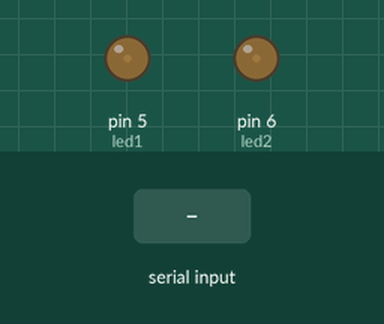
Bench run of a sketch on a simulated Arduino Uno, built with avr-gcc and run on an emulated ATmega328P. On the bench: output pins drawn as LEDs (lit = HIGH). Inputs (shaded band) come from the test bench.

Above: at 1.2 s.
1.3 s: "1" received over Serial
At 2.0 s:
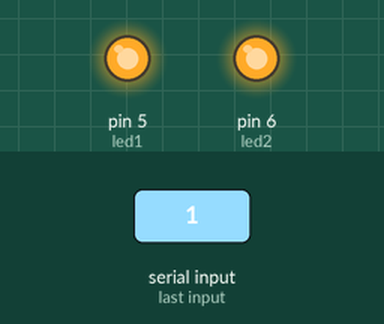
Timing chart, 0 to 4.3 s (numbered marks = the images above; inputs shaded):
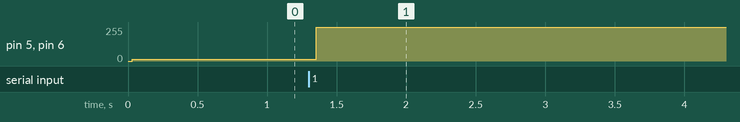

The sketch:

LED_Fade.ino
```cpp
int led1 = 5;           // the PWM pin the LED is attached to
int led2 = 6;
int brightness = 0;    // how bright the LED is
int fadeAmount = 5;    // how many points to fade the LED by

unsigned char rx[1];

int incoming = 0;

void setup() {
  Serial.begin(115200);
  pinMode(led1, OUTPUT);
  pinMode(led2, OUTPUT);
}

void loop() {
  if (Serial.available()) {
    while (Serial.available()) {
      delay(3);
      //Serial.readBytes(rx, sizeof(unsigned char));
      incoming = Serial.read();
    }
  }

  delay(30);

  //Serial.println((char)*rx);

  if(incoming){
    analogWrite(led1, 255);
    analogWrite(led2, 255);
  } else {
    analogWrite(led1, 15);
    analogWrite(led2, 15);
  }

  delay(30);
}
```

Measured:
- after the input at 1.3 s, pin 5 (led1), pin 6 (led2): 15/255 → 255/255 after 0.05 s
